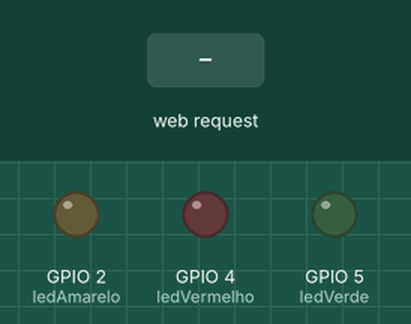
Bench run of a sketch on a simulated ESP32. On the bench: output pins drawn as LEDs (lit = HIGH). The inputs (shaded band) are chosen by the test bench. WiFi joins after 1.5 s; servers stay silent unless stated; what the sketch prints to the serial monitor is not drawn.

Above: at 3.7 s.
3.8 s: HTTP request GET /cor?valor=amarelo received
At 5.0 s:
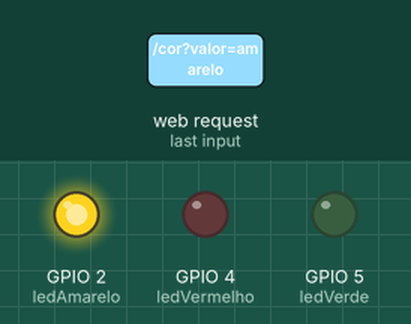
5.3 s: HTTP request GET /cor?valor=vermelho received
At 6.2 s:
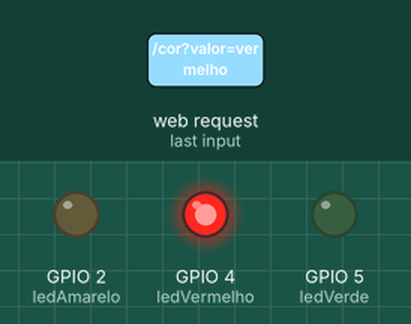
6.8 s: HTTP request GET /cor?valor=verde received
At 7.3 s:
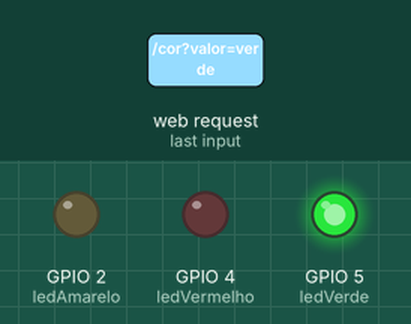
8.3 s: HTTP request GET /cor?valor=1 received
At 9.6 s:
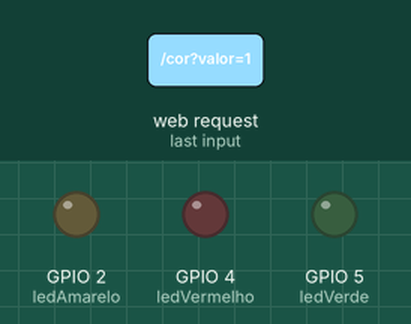
Timing chart, 0 to 10.8 s (numbered marks = the images above; inputs shaded):
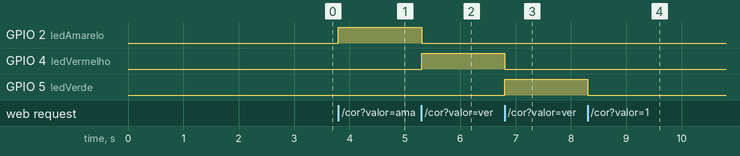

Measured:
- after the input at 3.8 s, GPIO 2 (ledAmarelo): LOW → HIGH at once
- after the input at 5.3 s, GPIO 2 (ledAmarelo): HIGH → LOW at once; GPIO 4 (ledVermelho): LOW → HIGH at once
- after the input at 6.8 s, GPIO 4 (ledVermelho): HIGH → LOW at once; GPIO 5 (ledVerde): LOW → HIGH at once
- after the input at 8.3 s, GPIO 5 (ledVerde): HIGH → LOW at once

The sketch:

stdio.ino
```cpp
#include <WiFi.h>
#include <WebServer.h>

const char* ssid = "iPhone de Pedro";
const char* password = "12348765";

WebServer server(80);

// Pinos dos LEDs
int ledAmarelo = 2;
int ledVermelho = 4;
int ledVerde = 5;

// =========================
// Função que recebe a cor
// =========================
void handleCor() {

  if (server.hasArg("valor")) {

    String valor = server.arg("valor");

    // Desliga todos os LEDs
    digitalWrite(ledAmarelo, LOW);
    digitalWrite(ledVermelho, LOW);
    digitalWrite(ledVerde, LOW);

    if (valor == "amarelo") {
      digitalWrite(ledAmarelo, HIGH);
      Serial.println("LED Amarelo acionado");
    }
    else if (valor == "vermelho") {
      digitalWrite(ledVermelho, HIGH);
      Serial.println("LED Vermelho acionado");
    }
    else if (valor == "verde") {
      digitalWrite(ledVerde, HIGH);
      Serial.println("LED Verde acionado");
    }

    server.send(200, "text/plain", "LED " + valor + " acionado");
  }
  else {
    server.send(400, "text/plain", "Parametro nao recebido");
  }
}

// =========================
// Setup
// =========================
void setup() {

  Serial.begin(115200);
  delay(1000);

  pinMode(ledAmarelo, OUTPUT);
  pinMode(ledVermelho, OUTPUT);
  pinMode(ledVerde, OUTPUT);

  Serial.println("Conectando ao WiFi...");
  WiFi.begin(ssid, password);

  while (WiFi.status() != WL_CONNECTED) {
    delay(500);
    Serial.print(".");
  }

  Serial.println("\nWiFi conectado!");
  Serial.print("IP do ESP32: ");
  Serial.println(WiFi.localIP());

  server.on("/cor", handleCor);
  server.begin();
}
// =========================
// Loop
// =========================
void loop() {
  server.handleClient();
  Serial.println(WiFi.localIP());
}
```
